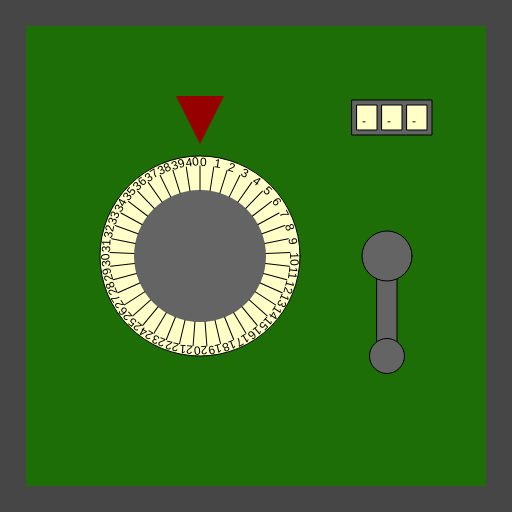
Frame 1 (no input)
Frame 60 (no input): identical to frame 1, image omitted
Frame 120 (the mouse pressed at the canvas centre since frame 60): identical to frame 1, image omitted

The p5.js sketch that drew this single still picture (run headless with seeded random() and noise() and a simulated clock; from frame 60 on, the mouse is pressed at the canvas centre):

// p5.js sketch
// ── sketch.js
/*

Officer: 6174876
CaseNum: 303-1-19395928-6174876

Case 303 - The Case of the Crooked Attorney
Stage 2 - Torvalds' House

This safe is in Torvalds’ home study. Be careful. If you get caught, I don’t know you !

Crack this safe by doing the following:

	When the mouse button is released:
	- Increment classified_safe_valA by 2

	When any key is released:
	- Increment classified_safe_valB by 3

	When the mouse button is released:
	- Make classified_safe_valC equal to the string "BQU"

	When any key is pressed:
	- Make classified_safe_valC equal to the string "RSL"



This time you'll need to create the relevant event handlers yourself.

There are many possible ways of investigating this case, but you
should use ONLY the following commands:

	- The assignment operator aka. the equals sign !
	- Incrementing +=
	- Decrementing -=

*/

//declare the variables

var classified_safe_valA;
var classified_safe_valB;
var classified_safe_valC;


function preload()
{
	//IMAGES WILL BE LOADED HERE

}

function setup()
{
	createCanvas(512,512);

	//initialise the variables
	classified_safe_valA = 0;
	classified_safe_valB = 0;
	classified_safe_valC = "";

}

///////////////////EVENT HANDLERS///////////////////

//Create event handlers here to open the safe ...

function mouseReleased(){
	classified_safe_valA += 2;
	classified_safe_valC = "BQU";
};

function keyReleased(){
	classified_safe_valB += 3;
};

function keyPressed(){
	classified_safe_valC = "RSL";
};


///////////////DO NOT CHANGE CODE BELOW THIS POINT///////////////////

function draw()
{

	//Draw the safe door
	background(70);
	noStroke();
	fill(29,110,6);
	rect(26,26,width-52,width-52);

	//Draw the combination dial
	push();
	translate(200,height/2);
	drawDial(200, classified_safe_valA, 41);
	pop();

	//Draw the lever
	push();
	translate(width - 125,256);
	drawLever(classified_safe_valB);
	pop();

	//Draw the spinner
	push();
	translate(width - 120,100);
	drawSpinner(3, classified_safe_valC);
	pop();

}

function drawDial(diameter,num,maxNum)
{
	//the combination lock

	var r = diameter * 0.5;
	var p = r * 0.6;

	stroke(0);
	fill(255,255,200);
	ellipse(0,0,diameter,diameter);
	fill(100);
	noStroke();
	ellipse(0,0,diameter*0.66,diameter*0.66);
	fill(150,0,0);
	triangle(
		-p * 0.4,-r-p,
		p * 0.4,-r-p,
		0,-r-p/5
	);

	noStroke();

	push();
	var inc = 360/maxNum;

	rotate(radians(-num * inc));
	for(var i = 0; i < maxNum; i++)
	{
		push();
		rotate(radians(i * inc));
		stroke(0);
		line(0,-r*0.66,0,-(r-10));
		noStroke();
		fill(0);
		text(i,0,-(r-10));
		pop();
	}

	pop();
}

function drawLever(rot)
{
	push();
	rotate(radians(-rot))
	stroke(0);
	fill(100);
	rect(-10,0,20,100);
	ellipse(0,0,50,50);
	ellipse(0,100,35,35);
	pop();
}

function drawSpinner(numSpinners, val)
{
	var sw = 20;
	var ow = (sw + 5) * numSpinners + 5;
	stroke(0);
	fill(100);
	rect(-ow/2,0,ow,35);
	if(typeof(val) == "number")
	{
		val = floor(val).toString(); //convert to string
	}


	for(var d = numSpinners - val.length; d > 0; d--)
	{
		val = "-" + val;
	}

	for(var i = 0; i < numSpinners; i++)
	{
		stroke(0);
		fill(255,255,200);
		rect(-ow/2 + i * (sw + 5) + 5,5,20,25);
		fill(0);
		noStroke();
		text(val[i],-ow/2 + sw/2 + i * (sw +5),25);
	}

}
